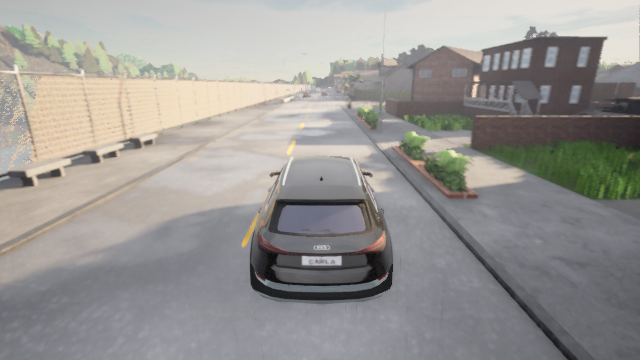
#> input picture vanishing_pt/carla.png, 640 x 360 px, given in place of ., which was not available
$ python vanishing_point.py --image_dir .
#> lines starting #> are read from the running program, lines starting #| are printed output that depends on the picture; after the words box and inside, x2 and y2 are one past the last pixel; in counts of white or black regions, pixels touching at a corner belong together; pictures that were not available may be replaced by others from this repository, and a replacement may not be noted
import cv2
import argparse
import numpy as np

def main():
    ap = argparse.ArgumentParser()
    ap.add_argument("-i", "--image_dir", help="path to the image")
    ap.add_argument("-r", "--results_dir", help="path to the visualization result")
    #args = ap.parse_args(['-i', '../vanishing_pt/carla.png', '-r', '../results/'])
    args = ap.parse_args()

    img = cv2.imread(args.image_dir)
#> img is the input picture: shape (360, 640, 3); mean B, G, R 147.4, 150.6, 152.7
    gray = cv2.cvtColor(img, cv2.COLOR_RGB2GRAY)
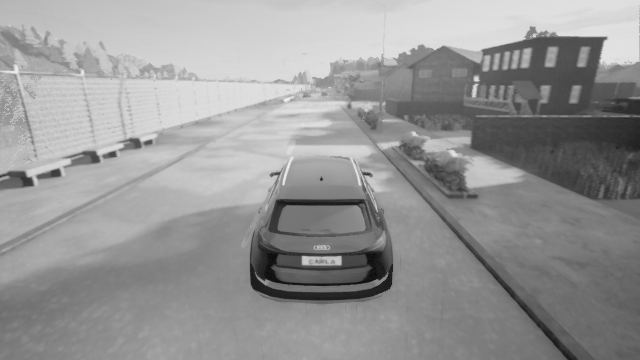
#> gray: shape (360, 640); min 13, max 240, mean 149.9
    edges = cv2.Canny(gray, 120, 150, 10)
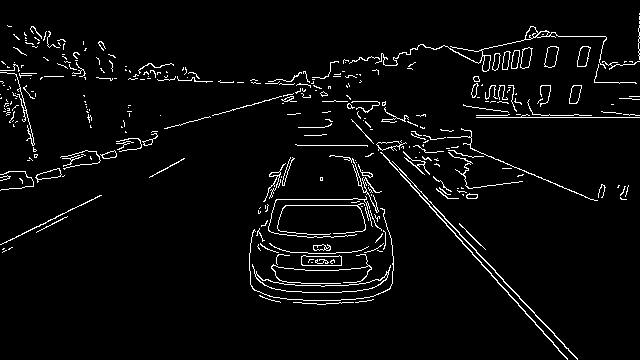
#> edges: shape (360, 640); 3.9% white in thin lines or dots
    img1 = img.copy()
    img2 = img.copy()

    # Use OpenCV for line detection
    lines = cv2.HoughLinesP(edges, rho=1, theta=1*np.pi/180, threshold=100, minLineLength=50, maxLineGap=150)
#> lines = [[313, 77, 573, 355], [334, 100, 567, 359], [314, 77, 567, 358], [12, 117, 639, 117], [298, 75, 594, 200], [16, 75, 639, 96], [17, 171, 389, 65], [358, 115, 639, 115]]
    N = lines.shape[0]
#> N = 8
    for i in range(N):
        x1 = lines[i][0][0]
        y1 = lines[i][0][1]
        x2 = lines[i][0][2]
        y2 = lines[i][0][3]
        cv2.line(img1, (x1, y1), (x2, y2), (0, 0, 255), 2)
#> this loop made 8 passes
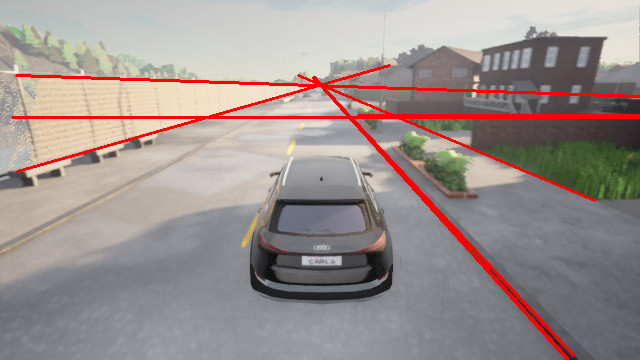
#> img1: shape (360, 640, 3); 3.63% of pixels changed, all inside (x1, y1, x2, y2) = (11, 64, 640, 360)

    # Assume that the vanishing point is intersection point of most of the lines
    intersections = []
    for i, group in enumerate(lines[:-1]):
        for next_group in lines[i + 1:]:
            for line1 in group:
                for line2 in next_group:
                    intersections.append(intersection(line1, line2))
#> this loop made 7 passes
#> after the loop, intersections = 28 items
    most_point = most_frequent(intersections)

    # # Visualize the detected lines
    cv2.imshow('line detection', img1)
    cv2.imwrite(args.results_dir+'/line_detection.png', img1)

    # Visualize the vanishing point
    cv2.circle(img2, (most_point[0][0], most_point[0][1]), radius=6, color=(0, 0, 255), thickness=3)
    cv2.imshow('vanishing point', img2)
    cv2.imwrite(args.results_dir + '/vanishing_point.png', img2)
    print("You can also review the generated visualization results in the 'results' folder. Press any key to exit.")
    cv2.waitKey()


def intersection(line1, line2):
    line1 = [[line1[0], line1[1]], [line1[2], line1[3]]]
    line2 = [[line2[0], line2[1]], [line2[2], line2[3]]]
    xdiff = (line1[0][0] - line1[1][0], line2[0][0] - line2[1][0])
    ydiff = (line1[0][1] - line1[1][1], line2[0][1] - line2[1][1])

    def det(a, b):
        return a[0] * b[1] - a[1] * b[0]

    div = det(xdiff, ydiff)
    if div == 0:
        x = 0
        y = 0
    else:
        d = (det(*line1), det(*line2))
        x = det(d, xdiff) / div
        y = det(d, ydiff) / div

    return [[int(x), int(y)]]


def most_frequent(List):
    counter = 0
#> counter = 0
    point = List[0]
#> point = [[321, 85]]

    for i in List:
        curr_frequency = List.count(i)
        if (curr_frequency > counter):
            counter = curr_frequency
            point = i
#> this loop made 28 passes
#> (curr_frequency, counter, point) on passes 1, 6: (2, 2, [[321, 85]]), (5, 5, [[320, 84]])
#> (i, curr_frequency) on passes 2, 3, 4, 5, 7, 8: ([[339, 105]], 1), ([[350, 117]], 2), ([[319, 84]], 2), ([[320, 85]], 2), ([[348, 115]], 2), ([[-524, -854]], 1)
#> after the loop, counter = 5

    return point

if __name__ == "__main__":
    main()
#> in main, `most_point = most_frequent(intersections)`: most_point = [[320, 84]]
#> (the run stopped early here; a loop or call above may not have finished)
